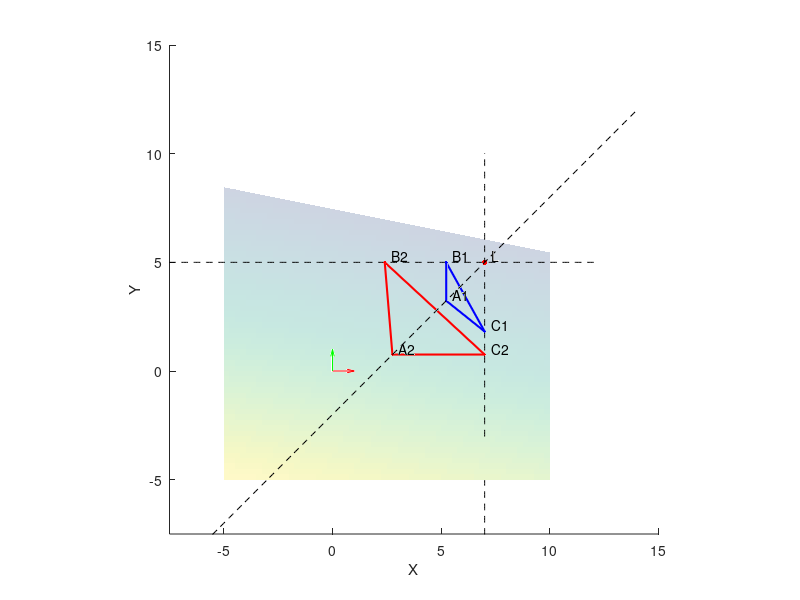

Reproduce this figure in MATLAB.
clear all
close all
clc

MIN_LIM = -5;
MAX_LIM = 10;

f = figure;
hold on
axis equal
xlim([MIN_LIM * 1.5 MAX_LIM * 1.5])
ylim([MIN_LIM * 1.5 MAX_LIM * 1.5])
zlim([MIN_LIM * 1.5 MAX_LIM * 1.5])
xlabel('X')
ylabel('Y')
zlabel('Z')

% Plot origine assi
quiver3(0,0,0,1,0,0,'Color','r','autoscale','off')
quiver3(0,0,0,0,1,0,'Color','g','autoscale','off')
quiver3(0,0,0,0,0,1,'Color','b','autoscale','off')

% Definizione del punto di intersezione
L = randi([-MIN_LIM MAX_LIM], 1, 3);
plot3(L(1), L(2), L(3), '.r', 'MarkerSize', 12);
text(L(1) + .3, L(2) + .3, L(3) + .3, 'L');

% Definizione piano

% 1. Definizione punto nello spazio per il quale passa la retta
% che vincola l' "inclinazione" del piano rispetto a Z
line = randi([0 -MIN_LIM], 1, 3);
% 2. Ricavare la matrice Z: l*x+m*y+n*z=0 -> %z=-(l*x+m*y)/n
[X, Y] = meshgrid(MIN_LIM:.25:MAX_LIM, MIN_LIM:.25:MAX_LIM);
Z = -(line(1) * X + line(2) * Y)/line(3);
surf(X, Y, Z, 'FaceAlpha', .25, 'EdgeColor', 'none');

% Generazione triangoli e rette
% -- vedere f6_line_3d --

% 1. Definizione punti
%  a. Direzione
dir = [1 1 0]; % rand?
dir = dir ./ norm(dir);
%  b. Parametro t
t1 = randi([MIN_LIM * 2 MIN_LIM]) * 0.5;
t2 = randi([MIN_LIM * 3 MIN_LIM * 2]) * 0.5;
A1 = L + t1 * dir;
A2 = L + t2 * dir;
% Triangolo blu
plot3(A1(1), A1(2), A1(3), '.b', 'MarkerSize', 6);
text(A1(1) + .3, A1(2) + .3, A1(3) + .3, 'A1');
% Triangolo rosso
plot3(A2(1), A2(2), A2(3), '.r', 'MarkerSize', 6);
text(A2(1) + .3, A2(2) + .3, A2(3) + .3, 'A2');
% Retta
t = [MIN_LIM * 10:.1:MAX_LIM];
X = L(1) + t * dir(1);
Y = L(2) + t * dir(2);
Z = L(3) + t * dir(3);
plot3(X, Y, Z, '--k');

%  a. Direzione
dir = [1 0 1]; % rand?
dir = dir ./ norm(dir);
%  b. Parametro t
t1 = randi([MIN_LIM * 2 MIN_LIM]) * 0.5;
t2 = randi([MIN_LIM * 3 MIN_LIM * 2]) * 0.5;
B1 = L + t1 * dir;
B2 = L + t2 * dir;
% Triangolo blu
plot3(B1(1), B1(2), B1(3), '.b', 'MarkerSize', 6);
text(B1(1) + .3, B1(2) + .3, B1(3) + .3, 'B1');
% Triangolo rosso
plot3(B2(1), B2(2), B2(3), '.r', 'MarkerSize', 6);
text(B2(1) + .3, B2(2) + .3, B2(3) + .3, 'B2');
% Retta
t = [MIN_LIM * 10:.1:MAX_LIM];
X = L(1) + t * dir(1);
Y = L(2) + t * dir(2);
Z = L(3) + t * dir(3);
plot3(X, Y, Z, '--k');

%  a. Direzione
dir = [0 1 1]; % rand?
dir = dir ./ norm(dir);
%  b. Parametro t
t1 = randi([MIN_LIM * 2 MIN_LIM]) * 0.5;
t2 = randi([MIN_LIM * 3 MIN_LIM * 2]) * 0.5;
C1 = L + t1 * dir;
C2 = L + t2 * dir;
% Triangolo blu
plot3(C1(1), C1(2), C1(3), '.b', 'MarkerSize', 6);
text(C1(1) + .3, C1(2) + .3, C1(3) + .3, 'C1');
% Triangolo rosso
plot3(C2(1), C2(2), C2(3), '.r', 'MarkerSize', 6);
text(C2(1) + .3, C2(2) + .3, C2(3) + .3, 'C2');
% Retta
t = [MIN_LIM * 10:.1:MAX_LIM];
X = L(1) + t * dir(1);
Y = L(2) + t * dir(2);
Z = L(3) + t * dir(3);
plot3(X, Y, Z, '--k');

% 2. Definizione segmenti
plot3([A1(1) B1(1) C1(1) A1(1)], [A1(2) B1(2) C1(2) A1(2)], [A1(3) B1(3) C1(3) A1(3)], '-b', 'LineWidth', 1.5);
plot3([A2(1) B2(1) C2(1) A2(1)], [A2(2) B2(2) C2(2) A2(2)], [A2(3) B2(3) C2(3) A2(3)], '-r', 'LineWidth', 1.5);
